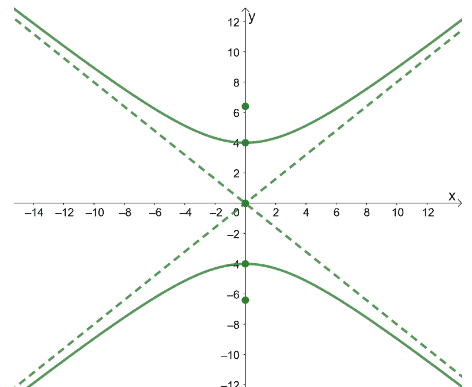
#> input picture notebooks/hyperpola.png, 472 x 387 px
$ jupyter execute 17-khanhtruong-hough-parapola.ipynb
#> lines starting #> are read from the running program, lines starting #| are printed output that depends on the picture
[cell 1]
import cv2
import numpy as np
import matplotlib.pyplot as plt

def hough_transform_hyperbola(image, a_range, b_range):
    height, width = image.shape
#> height = 387; width = 472
    max_a = max(a_range)
    max_b = max(b_range)
    accumulator = np.zeros((height, width, max_a, max_b), dtype=np.uint64)

    edges = cv2.Canny(image, 50, 150)
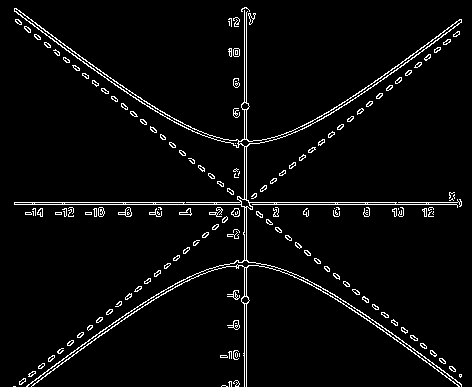
#> edges: shape (387, 472); 3.9% white in thin lines or dots

    for y in range(height):
        for x in range(width):
            if edges[y, x] > 0:
                for a in a_range:
                    for b in b_range:
                        for theta in range(0, 360):
                            h = int(x - a * np.cos(np.radians(theta)))
                            k = int(y - b * np.sin(np.radians(theta)))
                            if 0 <= h < width and 0 <= k < height and 0 <= a < max_a and 0 <= b < max_b:
                                accumulator[k, h, a, b] += 1

    return accumulator

def detect_hyperbolas(accumulator, threshold):
    y, x, a, b = np.where(accumulator >= threshold)
    hyperbolas = list(zip(x, y, a, b))
    return hyperbolas

def draw_hyperbolas(image, hyperbolas):
    img_copy = image.copy()

    for hyperbola in hyperbolas:
        h, k, a, b = hyperbola
        for theta in range(0, 360):
            x = int(h + a * np.cos(np.radians(theta)))
            y = int(k + b * np.sin(np.radians(theta)))
            if 0 <= x < img_copy.shape[1] and 0 <= y < img_copy.shape[0]:
                img_copy[y, x] = [0, 255, 0]

    return img_copy

# Load the image
image = cv2.imread('hyperpola.png', cv2.IMREAD_GRAYSCALE)

# Set the range of semi-major and semi-minor axes to search for
a_range = range(20, 50)
b_range = range(10, 30)

# Apply Hough Transform for hyperbolas
accumulator_hyperbola = hough_transform_hyperbola(image, a_range, b_range)

# Set a threshold to detect hyperbolas
threshold_hyperbola = 100

# Detect hyperbolas in the accumulator
detected_hyperbolas = detect_hyperbolas(accumulator_hyperbola, threshold_hyperbola)

# Draw the detected hyperbolas on the original image
result_image_hyperbola = draw_hyperbolas(cv2.cvtColor(image, cv2.COLOR_GRAY2BGR), detected_hyperbolas)

# Display the results
plt.figure(figsize=(12, 6))
plt.subplot(121), plt.imshow(cv2.cvtColor(image, cv2.COLOR_BGR2RGB)), plt.title('Original Image')
plt.subplot(122), plt.imshow(cv2.cvtColor(result_image_hyperbola, cv2.COLOR_BGR2RGB)), plt.title('Detected Hyperbolas')
plt.show()
